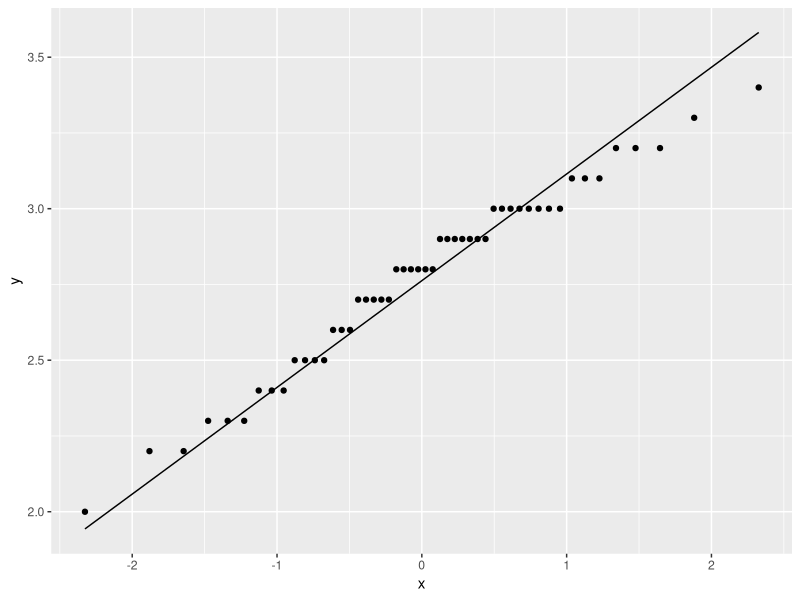
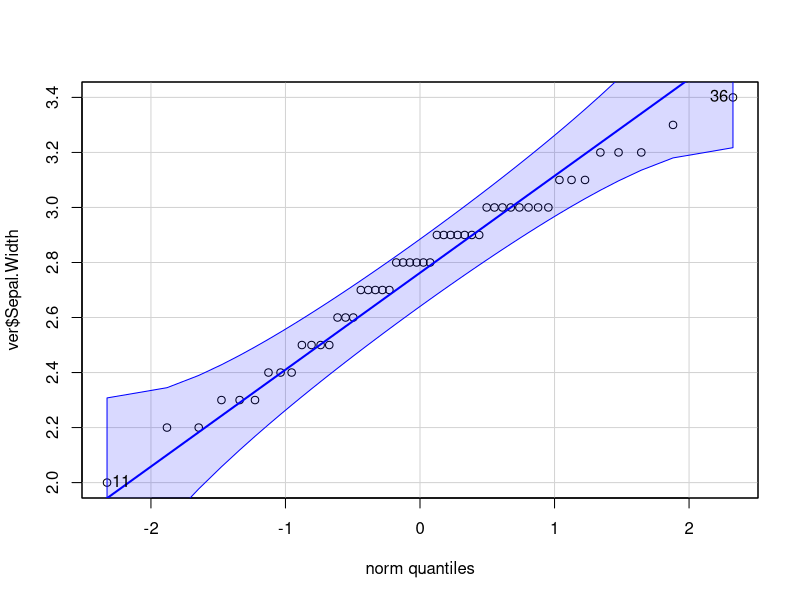

The R script that drew these images, in order:
## ---- chunk 1

# na wszelki wypadek, bo czasem problemy 
library(datasets)

# wczytanie danych
data(iris)

# wybrac wiersze z versicolor
ver <- iris[iris$Species=="versicolor",]
a<-ver$Sepal.Width
## ---- chunk 2
library(ggplot2)
ggplot(ver) + stat_qq(aes(sample = Sepal.Width)) + stat_qq_line(aes(sample = Sepal.Width))
## ---- chunk 3
library(car)
qqPlot(ver$Sepal.Width)
## ---- chunk 4
shapiro.test(ver$Sepal.Width)
## ---- chunk 5

# nasz przedzial ufnosci bedzie 1- alpha = 95%
n = nrow(ver)
alpha = 0.05

studentyzowany1 = mean(ver$Sepal.Width) + (qt((1 - alpha/2),n-1)/sqrt(n-1)) * sd(ver$Sepal.Width)
studentyzowany2 = mean(ver$Sepal.Width) - (qt((1 - alpha/2),n-1)/sqrt(n-1)) * sd(ver$Sepal.Width)

asympt1 = mean(ver$Sepal.Width) + (qnorm((1 - alpha/2))/sqrt(n))*sd(ver$Sepal.Width)
asympt2 = mean(ver$Sepal.Width) - (qnorm((1 - alpha/2))/sqrt(n)) * sd(ver$Sepal.Width)

